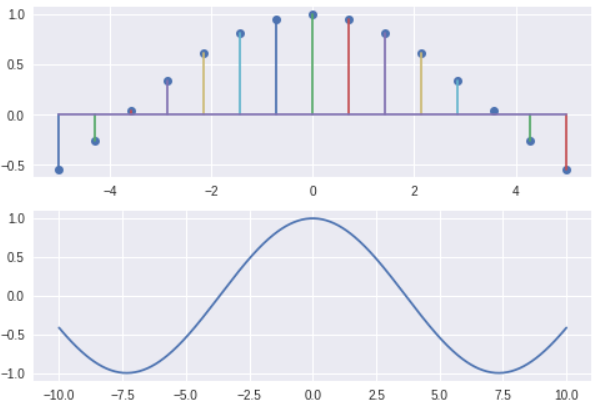

Python code for this plot:
import matplotlib.pyplot as plt
import numpy as np

x1 = np.linspace(-5, 5, 15)
x2 = np.linspace(-10, 10, 500)

y1 = (np.e)**(3j/7 * x1)
y2 = (np.e)**(3j/7 * x2)

plt.subplot(2, 1, 1)
plt.stem(x1, y1, '-')
plt.subplot(2, 1, 2)
plt.plot(x2, y2, '-')
